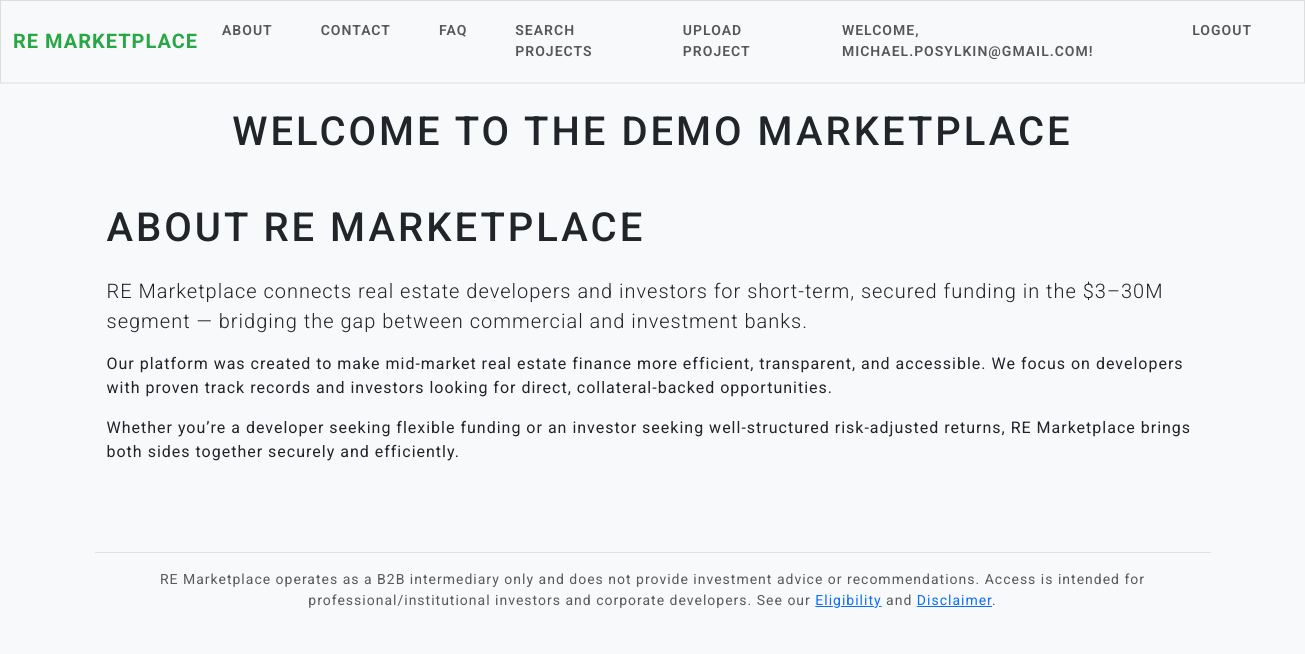
Before: /about (signed in) with the older database file.
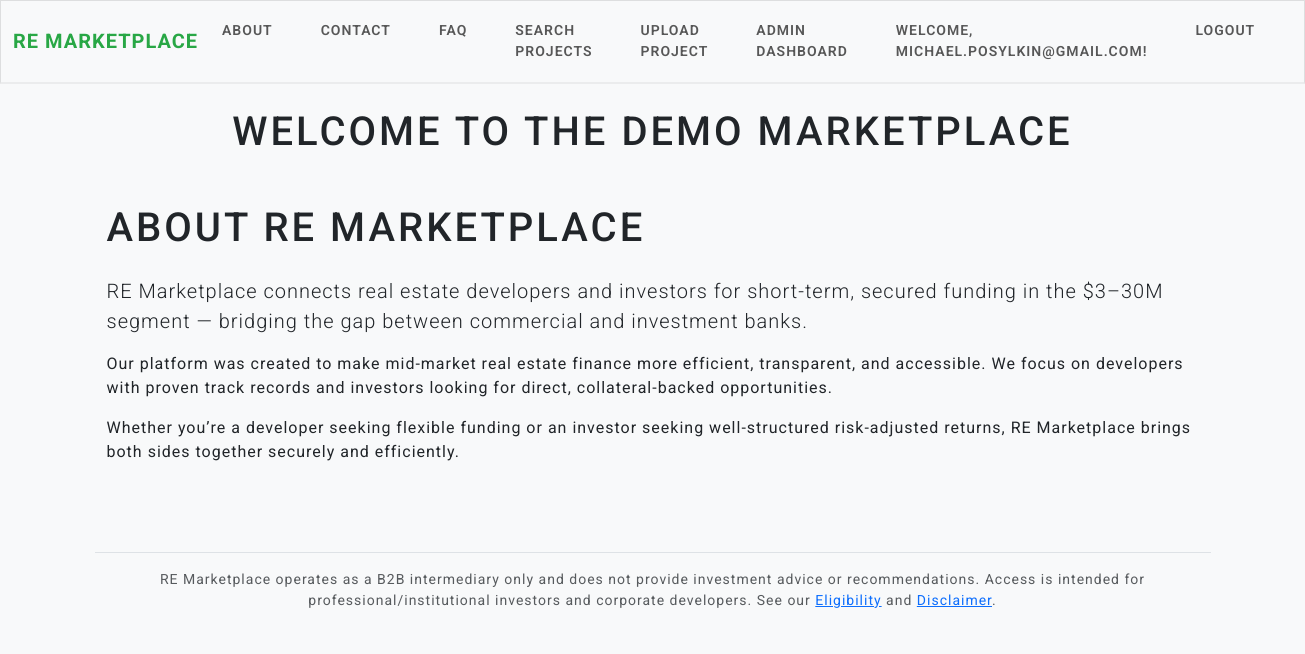
After: the same page with the newer database file.
### app.py (the view)
@app.route('/about')
def about():
    return render_template('about.html')

### app.py (called while the page is built)
@login_manager.user_loader
def load_user(user_id):
    return User.query.get(int(user_id))

### templates/about.html
{% extends "base.html" %}
{% block content %}
<div class="container py-4">
  <h1 class="mb-4">About RE Marketplace</h1>
  <p class="lead">
    RE Marketplace connects real estate developers and investors for short-term, secured funding in the $3–30M segment — bridging the gap between commercial and investment banks.
  </p>
  <p>
    Our platform was created to make mid-market real estate finance more efficient, transparent, and accessible. We focus on developers with proven track records and investors looking for direct, collateral-backed opportunities.
  </p>
  <p>
    Whether you’re a developer seeking flexible funding or an investor seeking well-structured risk-adjusted returns, RE Marketplace brings both sides together securely and efficiently.
  </p>
</div>
{% endblock %}

### templates/base.html (shortened to what this page needs)
<!DOCTYPE html>
<html lang="en">
<head>
    <link rel="stylesheet" href="https://cdn.jsdelivr.net/npm/bootswatch@5.3.0/dist/lux/bootstrap.min.css">
    <link href="https://cdn.jsdelivr.net/npm/select2@4.1.0-rc.0/dist/css/select2.min.css" rel="stylesheet">
    <link rel="stylesheet" href="{{ url_for('static', filename='style.css') }}">
    <link href="https://cdn.jsdelivr.net/npm/bootstrap@5.3.2/dist/css/bootstrap.min.css" rel="stylesheet">
    <link href="https://cdn.jsdelivr.net/npm/select2@4.1.0-rc.0/dist/css/select2.min.css" rel="stylesheet">
</head>
<body>
    <nav class="navbar navbar-expand-lg navbar-light bg-light">
        <div class="container-fluid">
            <a class="navbar-brand" href="{{ url_for('home') }}">RE Marketplace</a>
            <div class="collapse navbar-collapse" id="navbarNav">
                <ul class="navbar-nav me-auto">
                    <li class="nav-item"><a class="nav-link" href="{{ url_for('about') }}">About</a></li>
                    <li class="nav-item"><a class="nav-link" href="{{ url_for('contact') }}">Contact</a></li>
                    <li class="nav-item"><a class="nav-link" href="{{ url_for('faq') }}">FAQ</a></li>
                    {% if current_user.is_authenticated %}
                        <li class="nav-item"><a class="nav-link" href="{{ url_for('search') }}">Search Projects</a></li>
                    {% endif %}
                    {% if current_user.is_authenticated and current_user.role == 'developer' or current_user.role == 'admin' %}
                        <li class="nav-item"><a class="nav-link" href="{{ url_for('upload') }}">Upload Project</a></li>
                    {% endif %}
                    {% if current_user.is_authenticated and current_user.role == 'admin' %}
                      <li class="nav-item">
                        <a class="nav-link" href="{{ url_for('admin_dashboard') }}">Admin Dashboard</a>
                      </li>
                    {% endif %}
                </ul>
                <ul class="navbar-nav">
                    {% if current_user.is_authenticated %}
                        <li class="nav-item"><span class="nav-link">Welcome, {{ current_user.email }}!</span></li>
                        <li class="nav-item"><a class="nav-link" href="{{ url_for('logout') }}">Logout</a></li>
                    {% else %}
                        <li class="nav-item"><a class="nav-link" href="{{ url_for('login') }}">Login</a></li>
                        <li class="nav-item"><a class="nav-link" href="{{ url_for('register') }}">Register</a></li>
                    {% endif %}
                </ul>
            </div>
        </div>
    </nav>
    <div class="container mt-4">
        <h1 class="text-center mb-4">Welcome to the Demo Marketplace</h1>
        {% block content %}{% endblock %}
        <footer class="border-top mt-5 py-3 small text-center text-muted">
          RE Marketplace operates as a B2B intermediary only and does not provide investment advice or recommendations.
          Access is intended for professional/institutional investors and corporate developers.
          See our <a href="{{ url_for('eligibility') }}">Eligibility</a> and <a href="{{ url_for('disclaimer') }}">Disclaimer</a>.
        </footer>
    </div>
</body>
</html>

Changed rows visible on the page:
changed User "MICHAEL.POSYLKIN@GMAIL.COM": role "developer" → "admin" (drawn)
Other visible differences:
text now shown: "ADMIN DASHBOARD"
